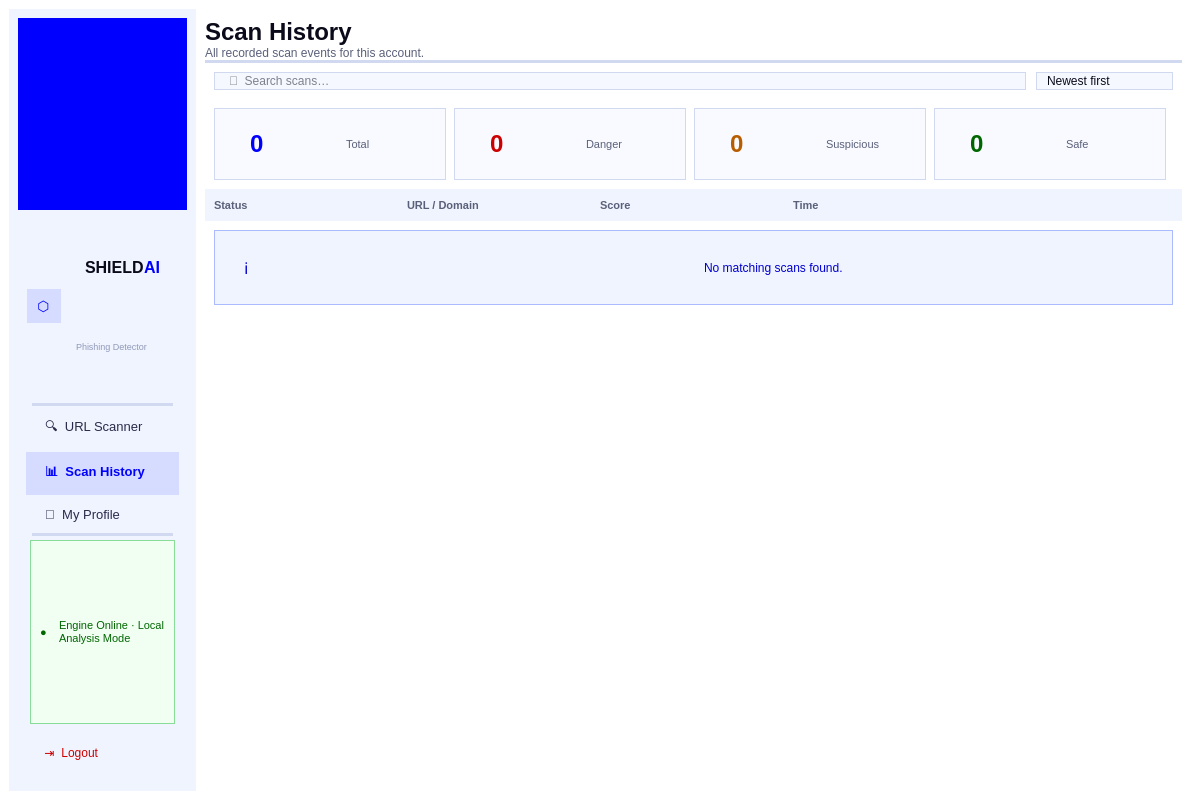
<?xml version="1.0" encoding="UTF-8"?>
<ui version="4.0">
 <class>HistoryWindow</class>
 <widget class="QMainWindow" name="HistoryWindow">
  <property name="geometry">
   <rect>
    <x>0</x>
    <y>0</y>
    <width>1200</width>
    <height>800</height>
   </rect>
  </property>
  <property name="minimumSize">
   <size>
    <width>900</width>
    <height>640</height>
   </size>
  </property>
  <property name="windowTitle">
   <string>ShieldAI — Phishing Detector</string>
  </property>
  <property name="styleSheet">
   <string notr="true">QMainWindow, QWidget { background-color: #FFFFFF; }</string>
  </property>

  <widget class="QWidget" name="centralWidget">
   <layout class="QHBoxLayout" name="mainLayout">
    <property name="spacing">
     <number>0</number>
    </property>
    <property name="contentsMargins">
     <number>0</number>
     <number>0</number>
     <number>0</number>
     <number>0</number>
    </property>

    <!-- ══ SIDEBAR (identical structure to scanner.ui) ══ -->
    <item>
     <widget class="QFrame" name="sidebar">
      <property name="minimumWidth">
       <number>224</number>
      </property>
      <property name="maximumWidth">
       <number>224</number>
      </property>
      <property name="styleSheet">
       <string notr="true">QFrame#sidebar { background-color: #F0F4FF; border: none; }</string>
      </property>

      <layout class="QVBoxLayout" name="sidebarLayout">
       <property name="spacing">
        <number>0</number>
       </property>
       <property name="contentsMargins">
        <number>0</number>
        <number>0</number>
        <number>0</number>
        <number>0</number>
       </property>

       <item>
        <widget class="QFrame" name="sidebarAccent">
         <property name="minimumHeight"><number>4</number></property>
         <property name="maximumHeight"><number>4</number></property>
         <property name="styleSheet">
          <string notr="true">QFrame { background-color: #0000FF; border: none; }</string>
         </property>
        </widget>
       </item>

       <item>
        <widget class="QWidget" name="brandBlock">
         <property name="styleSheet">
          <string notr="true">QWidget { background-color: #F0F4FF; }</string>
         </property>
         <layout class="QHBoxLayout">
          <property name="contentsMargins">
           <number>16</number><number>18</number><number>16</number><number>0</number>
          </property>
          <item>
           <widget class="QFrame" name="sidebarIconFrame">
            <property name="minimumSize"><size><width>34</width><height>34</height></size></property>
            <property name="maximumSize"><size><width>34</width><height>34</height></size></property>
            <property name="styleSheet">
             <string notr="true">QFrame { background-color: #D6DCFF; border: none; }</string>
            </property>
            <layout class="QVBoxLayout">
             <item alignment="Qt::AlignCenter">
              <widget class="QLabel" name="sidebarIcon">
               <property name="text"><string>⬡</string></property>
               <property name="alignment"><set>Qt::AlignCenter</set></property>
               <property name="styleSheet">
                <string notr="true">QLabel { color: #0000FF; font-family: "Courier New"; font-size: 14px; background: transparent; border: none; }</string>
               </property>
              </widget>
             </item>
            </layout>
           </widget>
          </item>
          <item>
           <widget class="QWidget" name="sidebarBrandText">
            <property name="styleSheet"><string notr="true">QWidget { background: transparent; }</string></property>
            <layout class="QVBoxLayout">
             <property name="spacing"><number>2</number></property>
             <property name="contentsMargins"><number>8</number><number>0</number><number>0</number><number>0</number></property>
             <item>
              <widget class="QWidget" name="sidebarBrandRow">
               <layout class="QHBoxLayout">
                <property name="spacing"><number>0</number></property>
                <property name="contentsMargins"><number>0</number><number>0</number><number>0</number><number>0</number></property>
                <item>
                 <widget class="QLabel" name="sidebarShield">
                  <property name="text"><string>SHIELD</string></property>
                  <property name="styleSheet">
                   <string notr="true">QLabel { color: #0A0A1A; font-family: "Courier New"; font-size: 12pt; font-weight: bold; background: transparent; border: none; }</string>
                  </property>
                 </widget>
                </item>
                <item>
                 <widget class="QLabel" name="sidebarAI">
                  <property name="text"><string>AI</string></property>
                  <property name="styleSheet">
                   <string notr="true">QLabel { color: #0000FF; font-family: "Courier New"; font-size: 12pt; font-weight: bold; background: transparent; border: none; }</string>
                  </property>
                 </widget>
                </item>
               </layout>
              </widget>
             </item>
             <item>
              <widget class="QLabel" name="sidebarTagline">
               <property name="text"><string>Phishing Detector</string></property>
               <property name="styleSheet">
                <string notr="true">QLabel { color: #9099B8; font-family: "Segoe UI"; font-size: 7pt; background: transparent; border: none; }</string>
               </property>
              </widget>
             </item>
            </layout>
           </widget>
          </item>
         </layout>
        </widget>
       </item>

       <item>
        <widget class="QFrame" name="sidebarSep1">
         <property name="styleSheet">
          <string notr="true">QFrame { background-color: #D1D9F0; border: none; margin: 8px 14px; }</string>
         </property>
         <property name="frameShape"><enum>QFrame::HLine</enum></property>
        </widget>
       </item>

       <!-- Nav: URL Scanner -->
       <item>
        <widget class="QPushButton" name="navScanner">
         <property name="text"><string>  🔍  URL Scanner</string></property>
         <property name="cursor"><cursorShape>PointingHandCursor</cursorShape></property>
         <property name="styleSheet">
          <string notr="true">QPushButton { background-color: transparent; color: #2A2A4A; font-family: "Segoe UI"; font-size: 10pt; border: none; text-align: left; padding: 10px 12px; margin: 1px 8px; }
QPushButton:hover { background-color: #D6DCFF; color: #0000FF; }</string>
         </property>
        </widget>
       </item>

       <!-- Nav: Scan History (active) -->
       <item>
        <widget class="QPushButton" name="navHistory">
         <property name="text"><string>  📊  Scan History</string></property>
         <property name="checkable"><bool>true</bool></property>
         <property name="checked"><bool>true</bool></property>
         <property name="cursor"><cursorShape>PointingHandCursor</cursorShape></property>
         <property name="styleSheet">
          <string notr="true">QPushButton { background-color: #D6DCFF; color: #0000FF; font-family: "Segoe UI"; font-size: 10pt; font-weight: bold; border: none; text-align: left; padding: 10px 12px; margin: 1px 8px; }
QPushButton:hover { background-color: #D6DCFF; }</string>
         </property>
        </widget>
       </item>

       <!-- Nav: My Profile -->
       <item>
        <widget class="QPushButton" name="navProfile">
         <property name="text"><string>  👤  My Profile</string></property>
         <property name="cursor"><cursorShape>PointingHandCursor</cursorShape></property>
         <property name="styleSheet">
          <string notr="true">QPushButton { background-color: transparent; color: #2A2A4A; font-family: "Segoe UI"; font-size: 10pt; border: none; text-align: left; padding: 10px 12px; margin: 1px 8px; }
QPushButton:hover { background-color: #D6DCFF; color: #0000FF; }</string>
         </property>
        </widget>
       </item>

       <item>
        <widget class="QFrame" name="sidebarSep2">
         <property name="styleSheet">
          <string notr="true">QFrame { background-color: #D1D9F0; border: none; margin: 8px 14px; }</string>
         </property>
         <property name="frameShape"><enum>QFrame::HLine</enum></property>
        </widget>
       </item>

       <item>
        <widget class="QFrame" name="statusChip">
         <property name="styleSheet">
          <string notr="true">QFrame#statusChip { background-color: #F0FFF2; border: 1px solid #88DD99; margin: 4px 12px; }</string>
         </property>
         <layout class="QHBoxLayout">
          <property name="contentsMargins"><number>10</number><number>8</number><number>10</number><number>8</number></property>
          <item>
           <widget class="QLabel" name="statusDot">
            <property name="text"><string>●</string></property>
            <property name="styleSheet">
             <string notr="true">QLabel { color: #006600; font-size: 8pt; background: transparent; border: none; }</string>
            </property>
           </widget>
          </item>
          <item>
           <widget class="QLabel" name="statusText">
            <property name="text"><string>Engine Online · Local Analysis Mode</string></property>
            <property name="wordWrap"><bool>true</bool></property>
            <property name="styleSheet">
             <string notr="true">QLabel { color: #006600; font-family: "Segoe UI"; font-size: 8pt; background: transparent; border: none; }</string>
            </property>
           </widget>
          </item>
         </layout>
        </widget>
       </item>

       <item>
        <spacer>
         <property name="orientation"><enum>Qt::Vertical</enum></property>
        </spacer>
       </item>

       <item>
        <widget class="QPushButton" name="logoutButton">
         <property name="text"><string>  ⇥  Logout</string></property>
         <property name="cursor"><cursorShape>PointingHandCursor</cursorShape></property>
         <property name="styleSheet">
          <string notr="true">QPushButton { background-color: transparent; color: #CC0000; font-family: "Segoe UI"; font-size: 9pt; border: none; text-align: left; padding: 10px 12px; margin: 0 8px 12px 8px; }
QPushButton:hover { background-color: #FFF0F0; }</string>
         </property>
        </widget>
       </item>

      </layout>
     </widget>
    </item>

    <!-- ══ CONTENT AREA ══ -->
    <item>
     <widget class="QWidget" name="contentArea">
      <property name="styleSheet">
       <string notr="true">QWidget#contentArea { background-color: #FFFFFF; }</string>
      </property>
      <layout class="QVBoxLayout" name="contentLayout">
       <property name="spacing">
        <number>0</number>
       </property>
       <property name="contentsMargins">
        <number>28</number>
        <number>24</number>
        <number>28</number>
        <number>16</number>
       </property>

       <!-- Page title -->
       <item>
        <widget class="QLabel" name="pageTitle">
         <property name="text"><string>Scan History</string></property>
         <property name="styleSheet">
          <string notr="true">QLabel { color: #0A0A1A; font-family: "Segoe UI"; font-size: 18pt; font-weight: bold; background: transparent; border: none; }</string>
         </property>
        </widget>
       </item>
       <item>
        <widget class="QLabel" name="pageSubtitle">
         <property name="text"><string>All recorded scan events for this account.</string></property>
         <property name="styleSheet">
          <string notr="true">QLabel { color: #5A607A; font-family: "Segoe UI"; font-size: 9pt; background: transparent; border: none; }</string>
         </property>
        </widget>
       </item>

       <!-- Separator -->
       <item>
        <widget class="QFrame" name="contentSep">
         <property name="styleSheet">
          <string notr="true">QFrame { background-color: #D1D9F0; border: none; margin: 8px 0; }</string>
         </property>
         <property name="frameShape"><enum>QFrame::HLine</enum></property>
        </widget>
       </item>

       <!-- Search + Sort row -->
       <item>
        <widget class="QWidget" name="controlsRow">
         <layout class="QHBoxLayout">
          <property name="spacing"><number>10</number></property>
          <property name="contentsMargins"><number>0</number><number>0</number><number>0</number><number>0</number></property>
          <item>
           <widget class="QLineEdit" name="searchInput">
            <property name="placeholderText"><string>🔎  Search scans…</string></property>
            <property name="minimumHeight"><number>38</number></property>
            <property name="styleSheet">
             <string notr="true">QLineEdit { background-color: #F5F8FF; border: 1px solid #D1D9F0; color: #0A0A1A; font-family: "Segoe UI"; font-size: 9pt; padding: 0 12px; }
QLineEdit:focus { border: 1px solid #0000FF; }</string>
            </property>
           </widget>
          </item>
          <item>
           <widget class="QComboBox" name="sortCombo">
            <property name="minimumHeight"><number>38</number></property>
            <property name="minimumWidth"><number>180</number></property>
            <property name="styleSheet">
             <string notr="true">QComboBox { background-color: #F5F8FF; border: 1px solid #D1D9F0; color: #0A0A1A; font-family: "Segoe UI"; font-size: 9pt; padding: 0 10px; }
QComboBox::drop-down { border: none; }
QComboBox QAbstractItemView { background-color: #FFFFFF; border: 1px solid #D1D9F0; selection-background-color: #D6DCFF; }</string>
            </property>
            <item><property name="text"><string>Newest first</string></property></item>
            <item><property name="text"><string>Oldest first</string></property></item>
            <item><property name="text"><string>Highest risk score</string></property></item>
            <item><property name="text"><string>Lowest risk score</string></property></item>
           </widget>
          </item>
         </layout>
        </widget>
       </item>

       <!-- Stats chips row -->
       <item>
        <widget class="QWidget" name="statsRow">
         <layout class="QHBoxLayout">
          <property name="spacing"><number>8</number></property>
          <property name="contentsMargins"><number>0</number><number>14</number><number>0</number><number>0</number></property>

          <!-- Total chip -->
          <item>
           <widget class="QFrame" name="chipTotal">
            <property name="styleSheet">
             <string notr="true">QFrame { background-color: #F8FAFF; border: 1px solid #D1D9F0; padding: 6px 10px; }</string>
            </property>
            <layout class="QHBoxLayout">
             <property name="spacing"><number>6</number></property>
             <property name="contentsMargins"><number>12</number><number>6</number><number>12</number><number>6</number></property>
             <item>
              <widget class="QLabel" name="totalCount">
               <property name="text"><string>0</string></property>
               <property name="styleSheet">
                <string notr="true">QLabel { color: #0000FF; font-family: "Segoe UI"; font-size: 18pt; font-weight: bold; background: transparent; border: none; }</string>
               </property>
              </widget>
             </item>
             <item>
              <widget class="QLabel" name="totalLabel">
               <property name="text"><string>Total</string></property>
               <property name="styleSheet">
                <string notr="true">QLabel { color: #5A607A; font-family: "Segoe UI"; font-size: 8pt; background: transparent; border: none; }</string>
               </property>
              </widget>
             </item>
            </layout>
           </widget>
          </item>

          <!-- Danger chip -->
          <item>
           <widget class="QFrame" name="chipDanger">
            <property name="styleSheet">
             <string notr="true">QFrame { background-color: #F8FAFF; border: 1px solid #D1D9F0; padding: 6px 10px; }</string>
            </property>
            <layout class="QHBoxLayout">
             <property name="spacing"><number>6</number></property>
             <property name="contentsMargins"><number>12</number><number>6</number><number>12</number><number>6</number></property>
             <item>
              <widget class="QLabel" name="dangerCount">
               <property name="text"><string>0</string></property>
               <property name="styleSheet">
                <string notr="true">QLabel { color: #CC0000; font-family: "Segoe UI"; font-size: 18pt; font-weight: bold; background: transparent; border: none; }</string>
               </property>
              </widget>
             </item>
             <item>
              <widget class="QLabel" name="dangerLabel">
               <property name="text"><string>Danger</string></property>
               <property name="styleSheet">
                <string notr="true">QLabel { color: #5A607A; font-family: "Segoe UI"; font-size: 8pt; background: transparent; border: none; }</string>
               </property>
              </widget>
             </item>
            </layout>
           </widget>
          </item>

          <!-- Suspicious chip -->
          <item>
           <widget class="QFrame" name="chipSuspicious">
            <property name="styleSheet">
             <string notr="true">QFrame { background-color: #F8FAFF; border: 1px solid #D1D9F0; padding: 6px 10px; }</string>
            </property>
            <layout class="QHBoxLayout">
             <property name="spacing"><number>6</number></property>
             <property name="contentsMargins"><number>12</number><number>6</number><number>12</number><number>6</number></property>
             <item>
              <widget class="QLabel" name="suspiciousCount">
               <property name="text"><string>0</string></property>
               <property name="styleSheet">
                <string notr="true">QLabel { color: #B85C00; font-family: "Segoe UI"; font-size: 18pt; font-weight: bold; background: transparent; border: none; }</string>
               </property>
              </widget>
             </item>
             <item>
              <widget class="QLabel" name="suspiciousLabel">
               <property name="text"><string>Suspicious</string></property>
               <property name="styleSheet">
                <string notr="true">QLabel { color: #5A607A; font-family: "Segoe UI"; font-size: 8pt; background: transparent; border: none; }</string>
               </property>
              </widget>
             </item>
            </layout>
           </widget>
          </item>

          <!-- Safe chip -->
          <item>
           <widget class="QFrame" name="chipSafe">
            <property name="styleSheet">
             <string notr="true">QFrame { background-color: #F8FAFF; border: 1px solid #D1D9F0; padding: 6px 10px; }</string>
            </property>
            <layout class="QHBoxLayout">
             <property name="spacing"><number>6</number></property>
             <property name="contentsMargins"><number>12</number><number>6</number><number>12</number><number>6</number></property>
             <item>
              <widget class="QLabel" name="safeCount">
               <property name="text"><string>0</string></property>
               <property name="styleSheet">
                <string notr="true">QLabel { color: #006600; font-family: "Segoe UI"; font-size: 18pt; font-weight: bold; background: transparent; border: none; }</string>
               </property>
              </widget>
             </item>
             <item>
              <widget class="QLabel" name="safeLabel">
               <property name="text"><string>Safe</string></property>
               <property name="styleSheet">
                <string notr="true">QLabel { color: #5A607A; font-family: "Segoe UI"; font-size: 8pt; background: transparent; border: none; }</string>
               </property>
              </widget>
             </item>
            </layout>
           </widget>
          </item>

          <item><spacer><property name="orientation"><enum>Qt::Horizontal</enum></property></spacer></item>
         </layout>
        </widget>
       </item>

       <!-- Column header row -->
       <item>
        <widget class="QFrame" name="colHeaderFrame">
         <property name="styleSheet">
          <string notr="true">QFrame { background-color: #F0F4FF; border: none; }</string>
         </property>
         <layout class="QHBoxLayout">
          <property name="contentsMargins"><number>12</number><number>5</number><number>12</number><number>5</number></property>
          <item>
           <widget class="QLabel" name="colStatus">
            <property name="text"><string>Status</string></property>
            <property name="minimumWidth"><number>100</number></property>
            <property name="styleSheet">
             <string notr="true">QLabel { color: #5A607A; font-family: "Segoe UI"; font-size: 8pt; font-weight: bold; background: transparent; border: none; }</string>
            </property>
           </widget>
          </item>
          <item>
           <widget class="QLabel" name="colURL">
            <property name="text"><string>URL / Domain</string></property>
            <property name="styleSheet">
             <string notr="true">QLabel { color: #5A607A; font-family: "Segoe UI"; font-size: 8pt; font-weight: bold; background: transparent; border: none; }</string>
            </property>
           </widget>
          </item>
          <item>
           <widget class="QLabel" name="colScore">
            <property name="text"><string>Score</string></property>
            <property name="minimumWidth"><number>60</number></property>
            <property name="styleSheet">
             <string notr="true">QLabel { color: #5A607A; font-family: "Segoe UI"; font-size: 8pt; font-weight: bold; background: transparent; border: none; }</string>
            </property>
           </widget>
          </item>
          <item>
           <widget class="QLabel" name="colTime">
            <property name="text"><string>Time</string></property>
            <property name="minimumWidth"><number>150</number></property>
            <property name="styleSheet">
             <string notr="true">QLabel { color: #5A607A; font-family: "Segoe UI"; font-size: 8pt; font-weight: bold; background: transparent; border: none; }</string>
            </property>
           </widget>
          </item>
          <item>
           <widget class="QLabel" name="colDel">
            <property name="text"><string></string></property>
            <property name="minimumWidth"><number>40</number></property>
            <property name="styleSheet">
             <string notr="true">QLabel { background: transparent; border: none; }</string>
            </property>
           </widget>
          </item>
         </layout>
        </widget>
       </item>

       <!-- Scrollable list area (rows populated dynamically in code) -->
       <item>
        <widget class="QScrollArea" name="historyScrollArea">
         <property name="widgetResizable"><bool>true</bool></property>
         <property name="styleSheet">
          <string notr="true">QScrollArea { border: none; background: transparent; }
QScrollBar:vertical { background: #FFFFFF; width: 8px; }
QScrollBar::handle:vertical { background: #D1D9F0; border-radius: 4px; }
QScrollBar::add-line:vertical, QScrollBar::sub-line:vertical { height: 0; }</string>
         </property>
         <widget class="QWidget" name="historyScrollContents">
          <layout class="QVBoxLayout" name="historyListLayout">
           <property name="spacing"><number>1</number></property>
           <property name="alignment"><set>Qt::AlignTop</set></property>
           <property name="contentsMargins"><number>0</number><number>0</number><number>0</number><number>0</number></property>

           <!-- Empty state placeholder (shown when no records) -->
           <item>
            <widget class="QFrame" name="emptyState">
             <property name="styleSheet">
              <string notr="true">QFrame { background-color: #F0F4FF; border: 1px solid #AABBFF; padding: 8px; }</string>
             </property>
             <layout class="QHBoxLayout">
              <property name="contentsMargins"><number>12</number><number>8</number><number>12</number><number>8</number></property>
              <item>
               <widget class="QLabel" name="emptyIcon">
                <property name="text"><string>ℹ</string></property>
                <property name="styleSheet">
                 <string notr="true">QLabel { color: #0000CC; font-size: 12pt; background: transparent; border: none; }</string>
                </property>
               </widget>
              </item>
              <item>
               <widget class="QLabel" name="emptyText">
                <property name="text"><string>No matching scans found.</string></property>
                <property name="styleSheet">
                 <string notr="true">QLabel { color: #0000CC; font-family: "Segoe UI"; font-size: 9pt; background: transparent; border: none; }</string>
                </property>
               </widget>
              </item>
              <item><spacer><property name="orientation"><enum>Qt::Horizontal</enum></property></spacer></item>
             </layout>
            </widget>
           </item>

           <!-- Additional scan rows are appended here dynamically by code -->

          </layout>
         </widget>
        </widget>
       </item>

      </layout>
     </widget>
    </item>

   </layout>
  </widget>
 </widget>
 <resources/>
 <connections/>
</ui>
